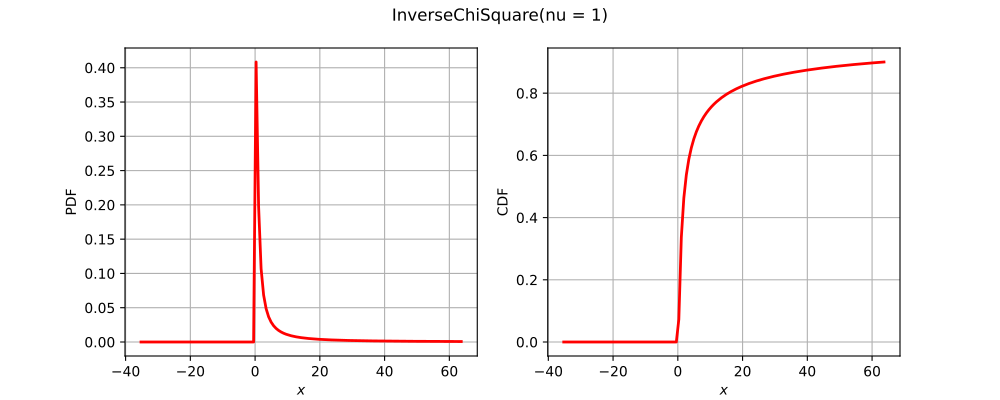

Python code for this plot:
import openturns as ot
from matplotlib import pyplot as plt
from openturns.viewer import View
title = None
if ot.InverseChiSquare().__class__.__name__ == 'Bernoulli':
    distribution = ot.Bernoulli(0.7)
elif ot.InverseChiSquare().__class__.__name__ == 'Binomial':
    distribution = ot.Binomial(5, 0.2)
elif ot.InverseChiSquare().__class__.__name__ == 'Hypergeometric':
    distribution = ot.Hypergeometric(10, 4, 7)
elif ot.InverseChiSquare().__class__.__name__ == 'CumulativeDistributionNetwork':
    coll = [ot.Normal(2),ot.Dirichlet([0.5, 1.0, 1.5])]
    distribution = ot.CumulativeDistributionNetwork(coll, ot.BipartiteGraph([[0,1], [0,1]]))
elif ot.InverseChiSquare().__class__.__name__ == 'Histogram':
    distribution = ot.Histogram([-1.0, 0.5, 1.0, 2.0], [0.45, 0.4, 0.15])
elif ot.InverseChiSquare().__class__.__name__ == 'KernelMixture':
    kernel = ot.Uniform()
    sample = ot.Normal().getSample(5)
    bandwidth = [1.0]
    distribution = ot.KernelMixture(kernel, bandwidth, sample)
elif ot.InverseChiSquare().__class__.__name__ == 'MaximumDistribution':
    coll = [ot.Uniform(2.5, 3.5), ot.LogUniform(1.0, 1.2), ot.Triangular(2.0, 3.0, 4.0)]
    distribution = ot.MaximumDistribution(coll)
elif ot.InverseChiSquare().__class__.__name__ == 'Multinomial':
    distribution = ot.Multinomial(5, [0.2])
elif ot.InverseChiSquare().__class__.__name__ == 'RandomMixture':
    coll = [ot.Triangular(0.0, 1.0, 5.0), ot.Uniform(-2.0, 2.0)]
    weights = [0.8, 0.2]
    cst = 3.0
    distribution = ot.RandomMixture(coll, weights, cst)
elif ot.InverseChiSquare().__class__.__name__ == 'TruncatedDistribution':
    distribution = ot.TruncatedDistribution(ot.Normal(2.0, 1.5), 1.0, 4.0)
elif ot.InverseChiSquare().__class__.__name__ == 'UserDefined':
    distribution = ot.UserDefined([[1.0], [2.0], [3.0]], [0.4, 0.5, 1.0])
elif ot.InverseChiSquare().__class__.__name__ == 'ZipfMandelbrot':
    distribution = ot.ZipfMandelbrot(10, 2.5, 0.3)
elif ot.InverseChiSquare().__class__.__name__ == 'Normal':
    cov = ot.CovarianceMatrix([[1.0, -0.5], [-0.5, 1.0]])
    distribution = ot.Normal([0.0, 0.0], cov)
    title = "Normal dist. with correlation coefficient {}".format(cov[0, 1])
else:
    distribution = ot.InverseChiSquare()

dimension = distribution.getDimension()
if title is None:
    title = str(distribution)[:100].split('\n')[0]
if dimension == 1:
    distribution.setDescription(['$x$'])
    pdf_graph = distribution.drawPDF()
    cdf_graph = distribution.drawCDF()
    fig = plt.figure(figsize=(10, 4))
    pdf_axis = fig.add_subplot(121)
    cdf_axis = fig.add_subplot(122)
    View(pdf_graph, figure=fig, axes=[pdf_axis], add_legend=False)
    View(cdf_graph, figure=fig, axes=[cdf_axis], add_legend=False)
    fig.suptitle(title)
elif dimension == 2:
    grid = ot.GridLayout(1, 2)
    pdf_graph = distribution.drawPDF()
    pdf_graph.setLegends([''])
    cdf_graph = distribution.drawCDF()
    cdf_graph.setLegends([''])
    grid.setGraph(0, 0, pdf_graph)
    grid.setGraph(0, 1, cdf_graph)
    grid.setTitle(title)
    fig = View(grid).getFigure()
    fig.axes[0].set_title('PDF')
    fig.axes[1].set_title('CDF')
